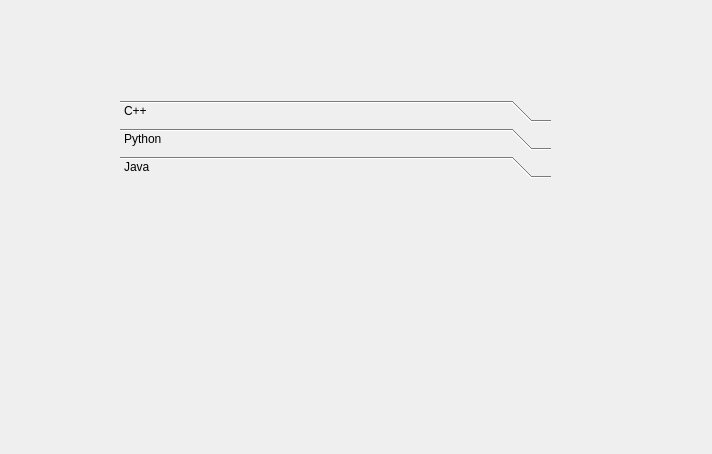
<?xml version="1.0" encoding="UTF-8"?>
<ui version="4.0">
 <class>ToolBox</class>
 <widget class="QDialog" name="ToolBox">
  <property name="geometry">
   <rect>
    <x>0</x>
    <y>0</y>
    <width>712</width>
    <height>454</height>
   </rect>
  </property>
  <property name="windowTitle">
   <string>ToolBox</string>
  </property>
  <property name="windowIcon">
   <iconset>
    <normaloff>Resources/cut.jpg</normaloff>Resources/cut.jpg</iconset>
  </property>
  <widget class="QToolBox" name="toolBox">
   <property name="geometry">
    <rect>
     <x>120</x>
     <y>100</y>
     <width>431</width>
     <height>123</height>
    </rect>
   </property>
   <property name="currentIndex">
    <number>2</number>
   </property>
   <widget class="QWidget" name="page">
    <property name="geometry">
     <rect>
      <x>0</x>
      <y>0</y>
      <width>431</width>
      <height>42</height>
     </rect>
    </property>
    <attribute name="label">
     <string>C++</string>
    </attribute>
   </widget>
   <widget class="QWidget" name="page_2">
    <property name="geometry">
     <rect>
      <x>0</x>
      <y>0</y>
      <width>431</width>
      <height>42</height>
     </rect>
    </property>
    <attribute name="label">
     <string>Python</string>
    </attribute>
   </widget>
   <widget class="QWidget" name="page_3">
    <attribute name="label">
     <string>Java</string>
    </attribute>
   </widget>
  </widget>
 </widget>
 <resources/>
 <connections/>
</ui>
